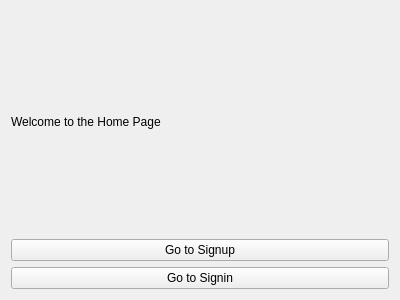
<?xml version="1.0" encoding="UTF-8"?>
<ui version="4.0">
 <class>Home</class>
 <widget class="QWidget" name="Home">
  <property name="geometry">
   <rect>
    <x>0</x>
    <y>0</y>
    <width>400</width>
    <height>300</height>
   </rect>
  </property>
  <property name="windowTitle">
   <string>Home</string>
  </property>
  <layout class="QVBoxLayout" name="verticalLayout">
    <item>
     <widget class="QLabel" name="welcomeLabel">
      <property name="text">
       <string>Welcome to the Home Page</string>
      </property>
     </widget>
    </item>
    <item>
     <widget class="QPushButton" name="signupNavButton">
      <property name="text">
       <string>Go to Signup</string>
      </property>
     </widget>
    </item>
    <item>
     <widget class="QPushButton" name="signinNavButton">
      <property name="text">
       <string>Go to Signin</string>
      </property>
     </widget>
    </item>
   </layout>
 </widget>
 <resources/>
 <connections/>
</ui>
